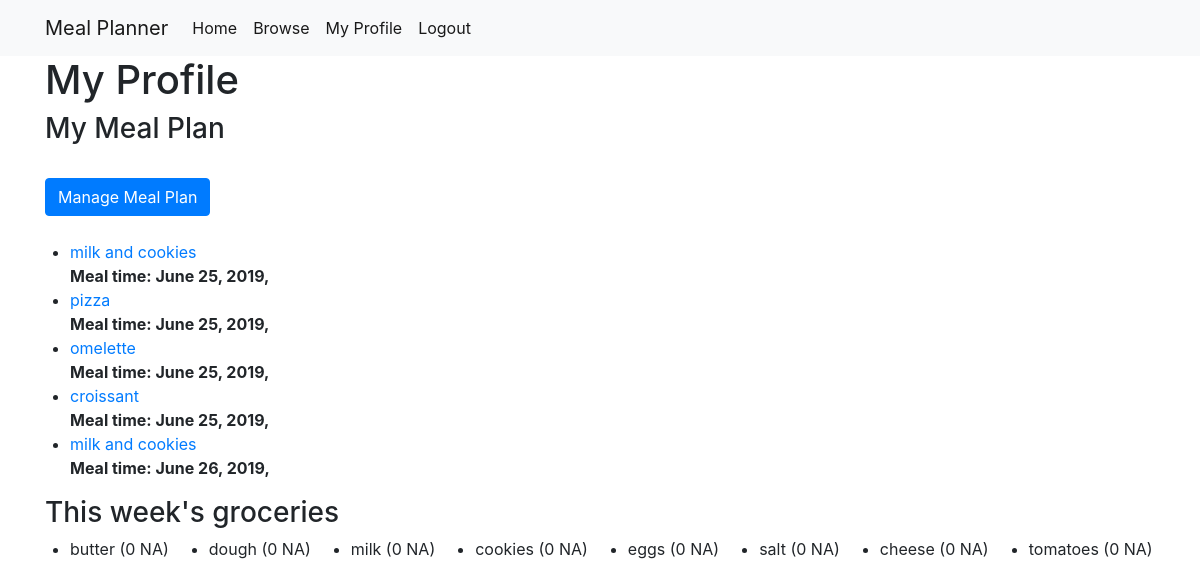
The app's page /users/my_profile/ (signed in), older data.
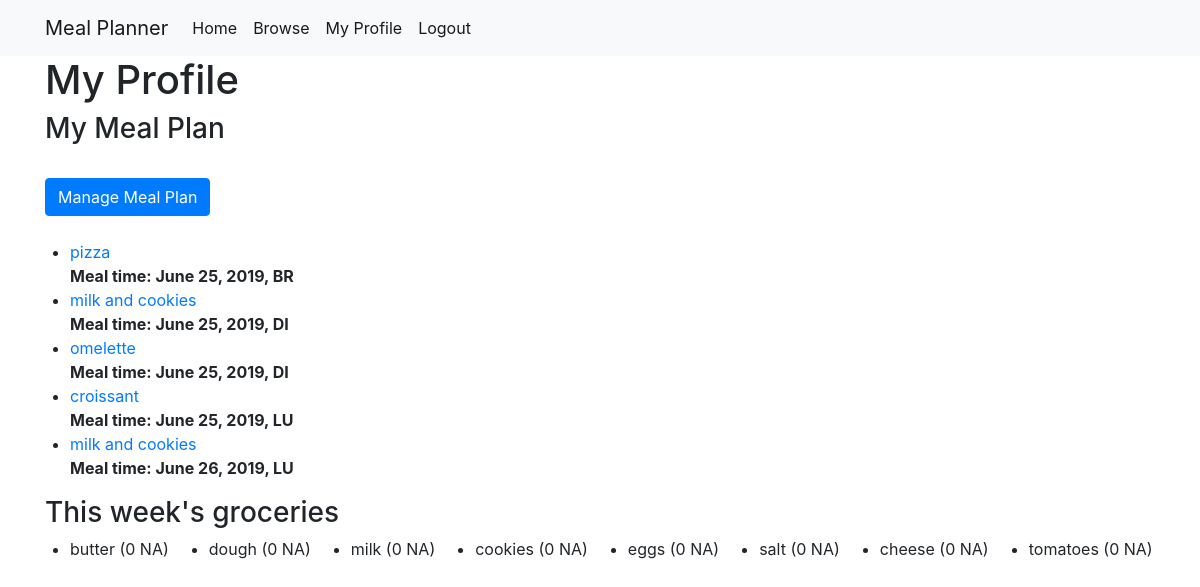
The same page, newer data.
### recipes/models.py (models this page shows, shortened)
class UserRecipe(models.Model):
	MEAL_TIMES = [
		('BR', 'Breakfast'),
		('LU', 'Lunch'),
		('DI', 'Dinner'),
		('NA', 'Not specified')
	]
	meal_time = models.CharField(max_length=30, choices=MEAL_TIMES, default='NA')
	meal_date = models.DateField(default=datetime.date.today)
	user = models.ForeignKey(
		User,
		related_name='user_recipe',
		on_delete=models.CASCADE)
	recipe = models.ForeignKey(
		Recipe,
		related_name='user_recipe',
		on_delete=models.CASCADE)

class Recipe(models.Model):
	name = models.CharField(max_length=50, unique=True)
	likes = models.IntegerField(default=0)
	cuisine = models.CharField(max_length=50, default='world')
	servings = models.IntegerField(default=1)
	ready_in = models.DurationField(default=datetime.timedelta(hours=1))
	cal = models.IntegerField(null=True)
	slug = models.SlugField(unique=True)
	ingredients = models.ManyToManyField(
		Ingredient,
		through='RecipeItem',
		related_name='recipes')
	users = models.ManyToManyField(
		User,
		through='UserRecipe',
		related_name='recipes',
		blank=True)
	class Meta:
		ordering = ('name',)

class Ingredient(models.Model):
	SPRING = 'SP'
	SUMMER = 'SU'
	FALL = 'FA'
	WINTER = 'WI'
	ALL_SEASONS = 'AS'
	SEASONALITY_CHOICES = [
		(SPRING, 'Spring'),
		(SUMMER, 'Summer'),
		(FALL, 'Fall'),
		(WINTER, 'Winter'),
		(ALL_SEASONS, 'All seasons'),
	]
	name = models.CharField(max_length=30, unique=True)
	seasonality = models.CharField(
		max_length=30,
		choices=SEASONALITY_CHOICES,
		default=ALL_SEASONS)
	class Meta:
		ordering = ('name',)

class RecipeItem(models.Model):
	MEASUREMENT_UNITS = [
		('TSP', 'Teaspoons'),
		('TBSP', 'Tablespoons'),
		('CUP', 'Cups'),
		('PINT', 'Pint'),
		('QRT', 'Quart'),
		('GAL', 'Gallon'),
		('OZ', 'Ounces'),
		('LBS', 'Pounds'),
		('G', 'Grams'),
		('KG', 'Kilograms'),
		('PCS', 'Pieces'),
		('NA', 'None'),
	]
	id = models.AutoField(primary_key=True)
	qty = models.FloatField(default=0)
	description = models.CharField(max_length=100, blank=True, default="")
	unit = models.CharField(
		max_length=30,
		choices=MEASUREMENT_UNITS,
		default='NA')
	ingredient = models.ForeignKey(
		Ingredient,
		related_name='recipe_items',
		on_delete=models.SET_NULL,
		null=True,
		blank=True)
	recipe = models.ForeignKey(
		Recipe,
		related_name='recipe_items',
		on_delete=models.CASCADE)
	class Meta:
		verbose_name = 'Recipe item'

### recipes/views.py (the view)
# urls.py: path('users/my_profile/', views.UserProfileView.as_view(), name='user_profile'),
class UserProfileView(LoginRequiredMixin, ListView):
    model = User
    template_name = 'user/user_profile.html'
    def get_context_data(self, **kwargs):
        context = super().get_context_data(**kwargs)
        user_recipes = UserRecipe.objects.filter(user=self.request.user).order_by('meal_date', 'meal_time')
        recipe_items = [item
            for recipe in Recipe.objects.filter(users=self.request.user)
            for item in RecipeItem.objects.filter(recipe=recipe)]
        groceries = {}
        for item in recipe_items:
            key = (item.ingredient.name, item.unit)
            groceries[key] = Fraction(groceries.get(key, 0) + item.qty).limit_denominator()
        context['user_recipes'] = user_recipes
        context['groceries'] = groceries
        context['user'] = self.request.user
        return context

### templates/user/user_profile.html
{% extends "base_generic.html" %}
{% block content %}
<h1>My Profile</h1>
<h3>My Meal Plan</h3>
<br />
<a href="/users/my_profile/my_recipes" class="btn btn-primary">
	Manage Meal Plan
</a>
<br /><br />
<div class="row">
	<ul>
		{% for user_recipe in user_recipes %}
		<li>
			<a href="/recipes/{{ user_recipe.recipe.slug }}/">{{ user_recipe.recipe.name }}</a><br />
			<b>Meal time: {{ user_recipe.meal_date }}, {{ user_recipe.meal_time }}</b><br />
		</li>
		{% endfor %}
	</ul>
</div>
<h3>This week's groceries</h3>
<div class="row">
	{% for key, val in groceries.items %}
	<ul>
		<li>{{ key.0 }} ({{ val }} {{ key.1 }})</li>
	</ul>
	{% endfor %}
</div>
{% endblock %}

Row changes from the older to the newer data that the page shows:
changed UserRecipe "pizza": meal_time (not shown) → "BR"; moves up the list
changed UserRecipe (number 2 of 5 on the later page): meal_time (not shown) → "DI"
changed UserRecipe "omelette": meal_time (not shown) → "DI"
changed UserRecipe "croissant": meal_time (not shown) → "LU"
changed UserRecipe "June 26, 2019": meal_time (not shown) → "LU"
